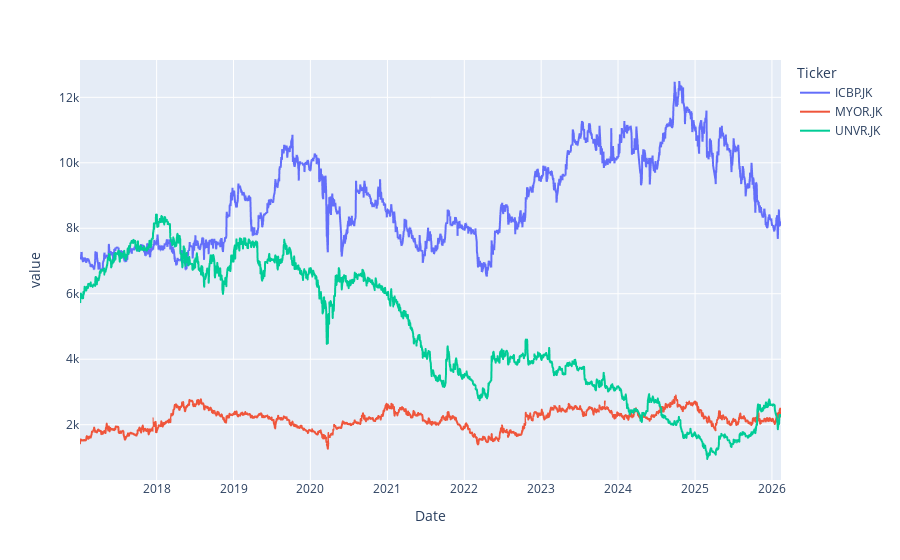

This figure's notebook cell:
### Code cell
Close.plot()

### Figure 1 — Plotly figure (JSON) as saved in the notebook; plotly's stock layout.template omitted (floating-point values rounded to 4 significant figures; data arrays with more than 128 entries replaced by an {"elided": "..."} marker saying what was removed)
{"data": [{"hovertemplate": "Ticker=ICBP.JK<br>Date=%{x}<br>value=%{y}<extra></extra>", "legendgroup": "ICBP.JK", "line": {"color": "#636efa", "dash": "solid"}, "marker": {"symbol": "circle"}, "mode": "lines", "name": "ICBP.JK", "showlegend": true, "type": "scattergl", "x": {"elided": "2250 str values"}, "xaxis": "x", "y": {"elided": "2250 float values"}, "yaxis": "y"}, {"hovertemplate": "Ticker=MYOR.JK<br>Date=%{x}<br>value=%{y}<extra></extra>", "legendgroup": "MYOR.JK", "line": {"color": "#EF553B", "dash": "solid"}, "marker": {"symbol": "circle"}, "mode": "lines", "name": "MYOR.JK", "showlegend": true, "type": "scattergl", "x": {"elided": "2250 str values"}, "xaxis": "x", "y": {"elided": "2250 float values"}, "yaxis": "y"}, {"hovertemplate": "Ticker=UNVR.JK<br>Date=%{x}<br>value=%{y}<extra></extra>", "legendgroup": "UNVR.JK", "line": {"color": "#00cc96", "dash": "solid"}, "marker": {"symbol": "circle"}, "mode": "lines", "name": "UNVR.JK", "showlegend": true, "type": "scattergl", "x": {"elided": "2250 str values"}, "xaxis": "x", "y": {"elided": "2250 float values"}, "yaxis": "y"}], "layout": {"autosize": true, "legend": {"title": {"text": "Ticker"}, "tracegroupgap": 0}, "margin": {"t": 60}, "xaxis": {"anchor": "y", "autorange": true, "domain": [0, 1], "range": ["2017-01-02", "2026-02-13"], "title": {"text": "Date"}, "type": "date"}, "yaxis": {"anchor": "x", "autorange": true, "domain": [0, 1], "range": [310.4, 13140.0], "title": {"text": "value"}, "type": "linear"}}}
